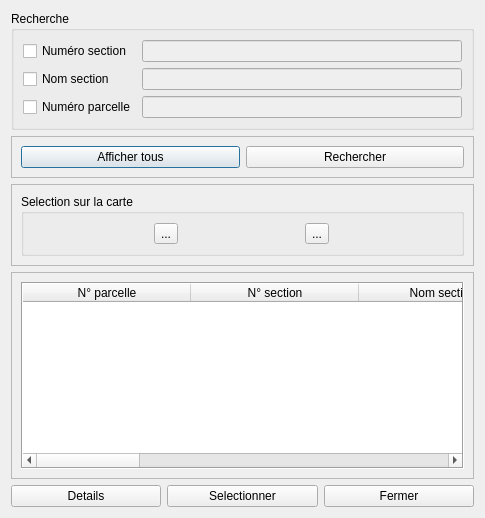
<?xml version="1.0" encoding="UTF-8"?>
<ui version="4.0">
 <class>Dialog</class>
 <widget class="QDialog" name="Dialog">
  <property name="geometry">
   <rect>
    <x>0</x>
    <y>0</y>
    <width>485</width>
    <height>518</height>
   </rect>
  </property>
  <property name="windowTitle">
   <string>Recherche parcelle</string>
  </property>
  <property name="modal">
   <bool>false</bool>
  </property>
  <layout class="QVBoxLayout" name="verticalLayout_2">
   <item>
    <widget class="QGroupBox" name="groupBox">
     <property name="title">
      <string>Recherche</string>
     </property>
     <layout class="QHBoxLayout" name="horizontalLayout_4">
      <item>
       <layout class="QGridLayout" name="gridLayout">
        <item row="2" column="0">
         <widget class="QCheckBox" name="checkBoxNumParcelle">
          <property name="text">
           <string>Numéro parcelle</string>
          </property>
         </widget>
        </item>
        <item row="0" column="0">
         <widget class="QCheckBox" name="checkBoxNumSection">
          <property name="text">
           <string>Numéro section</string>
          </property>
         </widget>
        </item>
        <item row="1" column="0">
         <widget class="QCheckBox" name="checkBoxNomSection">
          <property name="text">
           <string>Nom section</string>
          </property>
         </widget>
        </item>
        <item row="0" column="1">
         <widget class="QLineEdit" name="lineEditNumSection">
          <property name="enabled">
           <bool>false</bool>
          </property>
         </widget>
        </item>
        <item row="2" column="1">
         <widget class="QLineEdit" name="lineEditNumParcelle">
          <property name="enabled">
           <bool>false</bool>
          </property>
         </widget>
        </item>
        <item row="1" column="1">
         <widget class="QLineEdit" name="lineEditNomSection">
          <property name="enabled">
           <bool>false</bool>
          </property>
         </widget>
        </item>
       </layout>
      </item>
     </layout>
    </widget>
   </item>
   <item>
    <widget class="QFrame" name="frame">
     <property name="frameShape">
      <enum>QFrame::StyledPanel</enum>
     </property>
     <property name="frameShadow">
      <enum>QFrame::Raised</enum>
     </property>
     <layout class="QVBoxLayout" name="verticalLayout_3">
      <item>
       <layout class="QHBoxLayout" name="horizontalLayout">
        <item>
         <widget class="QPushButton" name="btnAfficherTous">
          <property name="text">
           <string>Afficher tous</string>
          </property>
         </widget>
        </item>
        <item>
         <widget class="QPushButton" name="btnRechercher">
          <property name="text">
           <string>Rechercher</string>
          </property>
         </widget>
        </item>
       </layout>
      </item>
     </layout>
    </widget>
   </item>
   <item>
    <widget class="QFrame" name="frame_2">
     <property name="frameShape">
      <enum>QFrame::StyledPanel</enum>
     </property>
     <property name="frameShadow">
      <enum>QFrame::Raised</enum>
     </property>
     <layout class="QVBoxLayout" name="verticalLayout_4">
      <item>
       <widget class="QGroupBox" name="groupBox_2">
        <property name="title">
         <string>Selection sur la carte</string>
        </property>
        <layout class="QVBoxLayout" name="verticalLayout_6">
         <item>
          <layout class="QHBoxLayout" name="horizontalLayout_2">
           <item>
            <widget class="QToolButton" name="toolBtnSelectionSurCarte">
             <property name="text">
              <string>...</string>
             </property>
            </widget>
           </item>
           <item>
            <widget class="QToolButton" name="toolBtnSelectionSurCarte_2">
             <property name="text">
              <string>...</string>
             </property>
            </widget>
           </item>
          </layout>
         </item>
        </layout>
       </widget>
      </item>
     </layout>
    </widget>
   </item>
   <item>
    <widget class="QFrame" name="frame_3">
     <property name="frameShape">
      <enum>QFrame::StyledPanel</enum>
     </property>
     <property name="frameShadow">
      <enum>QFrame::Raised</enum>
     </property>
     <layout class="QVBoxLayout" name="verticalLayout_5">
      <item>
       <layout class="QVBoxLayout" name="verticalLayout">
        <item>
         <widget class="QTableWidget" name="tableWidget">
          <property name="frameShape">
           <enum>QFrame::Box</enum>
          </property>
          <attribute name="horizontalHeaderDefaultSectionSize">
           <number>168</number>
          </attribute>
          <column>
           <property name="text">
            <string>N° parcelle</string>
           </property>
          </column>
          <column>
           <property name="text">
            <string>N° section</string>
           </property>
          </column>
          <column>
           <property name="text">
            <string>Nom section</string>
           </property>
          </column>
          <column>
           <property name="text">
            <string>Jugé</string>
           </property>
          </column>
          <column>
           <property name="text">
            <string>N° jugement</string>
           </property>
          </column>
          <column>
           <property name="text">
            <string>Date jugement</string>
           </property>
          </column>
          <column>
           <property name="text">
            <string>Origine de contour</string>
           </property>
          </column>
          <column>
           <property name="text">
            <string>Surface</string>
           </property>
          </column>
         </widget>
        </item>
       </layout>
      </item>
     </layout>
    </widget>
   </item>
   <item>
    <layout class="QHBoxLayout" name="horizontalLayout_3">
     <item>
      <widget class="QPushButton" name="btnDetail">
       <property name="text">
        <string>Details</string>
       </property>
      </widget>
     </item>
     <item>
      <widget class="QPushButton" name="btnSelectionner">
       <property name="text">
        <string>Selectionner</string>
       </property>
      </widget>
     </item>
     <item>
      <widget class="QPushButton" name="btnFermer">
       <property name="text">
        <string>Fermer</string>
       </property>
      </widget>
     </item>
    </layout>
   </item>
  </layout>
 </widget>
 <resources/>
 <connections/>
</ui>
